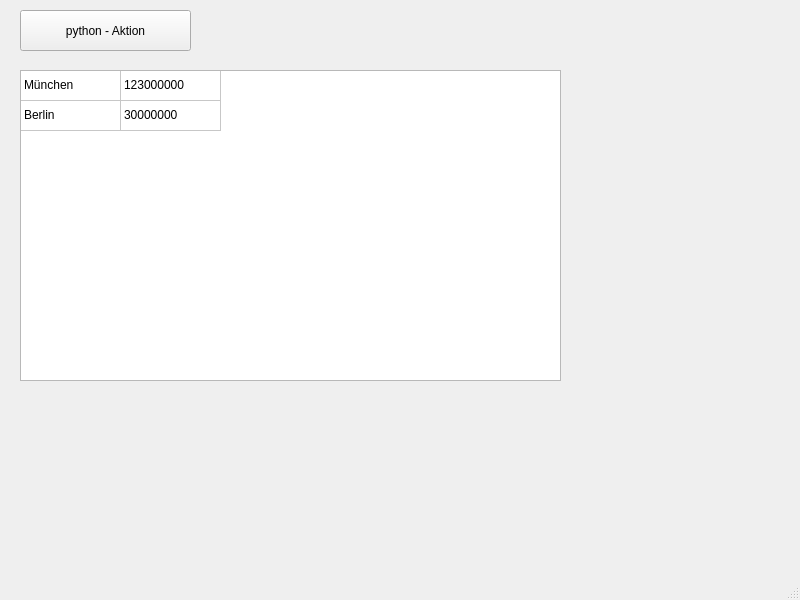
<?xml version="1.0" encoding="UTF-8"?>
<ui version="4.0">
 <class>MainWindow</class>
 <widget class="QMainWindow" name="MainWindow">
  <property name="geometry">
   <rect>
    <x>0</x>
    <y>0</y>
    <width>800</width>
    <height>600</height>
   </rect>
  </property>
  <property name="windowTitle">
   <string>MainWindow</string>
  </property>
  <widget class="QWidget" name="centralwidget">
   <widget class="QTableWidget" name="tableWidget">
    <property name="geometry">
     <rect>
      <x>20</x>
      <y>70</y>
      <width>541</width>
      <height>311</height>
     </rect>
    </property>
    <property name="gridStyle">
     <enum>Qt::SolidLine</enum>
    </property>
    <attribute name="horizontalHeaderVisible">
     <bool>false</bool>
    </attribute>
    <attribute name="horizontalHeaderDefaultSectionSize">
     <number>100</number>
    </attribute>
    <attribute name="horizontalHeaderStretchLastSection">
     <bool>false</bool>
    </attribute>
    <attribute name="verticalHeaderVisible">
     <bool>false</bool>
    </attribute>
    <row>
     <property name="text">
      <string>0</string>
     </property>
    </row>
    <row>
     <property name="text">
      <string>1</string>
     </property>
    </row>
    <column>
     <property name="text">
      <string>Stadt</string>
     </property>
    </column>
    <column>
     <property name="text">
      <string>Einwohnerzahl</string>
     </property>
    </column>
    <item row="0" column="0">
     <property name="text">
      <string>München</string>
     </property>
    </item>
    <item row="0" column="1">
     <property name="text">
      <string>123000000</string>
     </property>
    </item>
    <item row="1" column="0">
     <property name="text">
      <string>Berlin</string>
     </property>
    </item>
    <item row="1" column="1">
     <property name="text">
      <string>30000000</string>
     </property>
    </item>
   </widget>
   <widget class="QPushButton" name="pushButton">
    <property name="geometry">
     <rect>
      <x>20</x>
      <y>10</y>
      <width>171</width>
      <height>41</height>
     </rect>
    </property>
    <property name="text">
     <string>python - Aktion</string>
    </property>
   </widget>
  </widget>
  <widget class="QMenuBar" name="menubar">
   <property name="geometry">
    <rect>
     <x>0</x>
     <y>0</y>
     <width>800</width>
     <height>22</height>
    </rect>
   </property>
  </widget>
  <widget class="QStatusBar" name="statusbar"/>
 </widget>
 <resources/>
 <connections/>
</ui>
